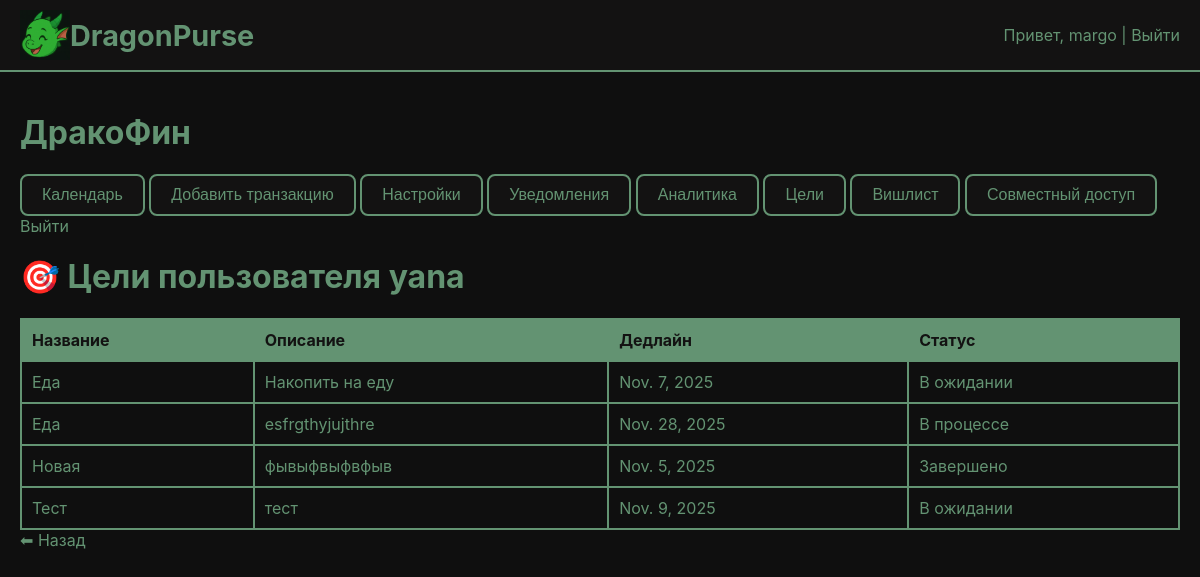
The app's page /shared/1/goals/ (signed in) with its own data.
### accounts/models.py (models this page shows, shortened)
class Goal(models.Model):
    STATUS_CHOICES = [
        ('pending', 'В ожидании'),
        ('in_progress', 'В процессе'),
        ('completed', 'Завершено'),
    ]
    name = models.CharField(max_length=255, verbose_name='Название')
    description = models.TextField(verbose_name='Описание', blank=True)
    deadline = models.DateField(verbose_name='Дедлайн')
    status = models.CharField(max_length=20, choices=STATUS_CHOICES, default='pending', verbose_name='Статус')

### accounts/views.py (the view)
# urls.py: path('shared/<int:user_id>/goals/', friend_goals, name='friend_goals'),
@login_required
def friend_goals(request, user_id):
    shared_access = get_object_or_404(
        SharedAccess,
        owner_id=user_id,
        shared_with=request.user,
        can_view_goals=True
    )
    goals = Goal.objects.filter(user_goals__user=shared_access.owner).distinct()
    return render(request, 'accounts/friend_goals.html', {
        'friend': shared_access.owner,
        'goals': goals
    })

### accounts/templates/accounts/friend_goals.html (shortened to what this page needs)
{% extends "accounts/base.html" %}
{% block content %}
 <div class="sidebar">
        <h1>ДракоФин</h1>
        <a href="{% url 'transaction_list' %}"><button>Календарь</button></a>
        <a href="{% url 'transaction_create' %}"><button>Добавить транзакцию</button></a>
        <a href="{% url 'settings' %}"><button>Настройки</button></a>
        <a href="{% url 'notifications_all' %}"><button>Уведомления</button></a>
        <a href="{% url 'analytics' %}"><button>Аналитика</button></a>
        <a href="{% url 'goals_list' %}"><button>Цели</button></a>
        <a href="{% url 'wishlist_list' %}"><button>Вишлист</button></a>
        <a href="{% url 'shared_users_list' %}"><button>Совместный доступ</button></a>
        <div class="logout">
            <a href="{% url 'logout' %}">Выйти</a>
        </div>
    </div>
<main>
<h1>🎯 Цели пользователя {{ friend.username }}</h1>
{% if goals %}
<table border="1" cellpadding="8" style="border-collapse:collapse;">
  <thead>
    <tr>
      <th>Название</th>
      <th>Описание</th>
      <th>Дедлайн</th>
      <th>Статус</th>
    </tr>
  </thead>
  <tbody>
    {% for goal in goals %}
    <tr>
      <td>{{ goal.name }}</td>
      <td>{{ goal.description }}</td>
      <td>{{ goal.deadline }}</td>
      <td>{{ goal.get_status_display }}</td>
    </tr>
    {% endfor %}
  </tbody>
</table>
{% else %}
<p>Нет доступных целей.</p>
{% endif %}
<a href="{% url 'shared_users_list' %}">⬅ Назад</a>
{% endblock %}

### accounts/templates/accounts/base.html (shortened to what this page needs)
{% load static %}
<!DOCTYPE html>
<html lang="ru">
<head>
    <link rel="stylesheet" href="{% static 'accounts/css/main.css' %}">
</head>
<body>
    <header>
        <h1>
            <img src="{% static 'accounts/img/happy_dragon_head.png' %}" width="50" height="50" alt="Счастливый дракончик">
            <a href="{% url 'dashboard' %}">DragonPurse</a>
        </h1>
        <div>
            Привет, {{ user.username }} | <a href="{% url 'logout' %}">Выйти</a>
        </div>
    </header>
    <div class="container">
        {% block content %}{% endblock %}
    </div>
</body>
</html>

### accounts/static/accounts/css/main.css (style rules this page uses)
body { font-family: "Inter", sans-serif; background-color: #0f0f0f; color: #639372; margin: 0; padding: 0; }
a { color: #639372; text-decoration: none; }
h1, h2, h3 { color: #639372; }
.container { max-width: 1200px; margin: 0 auto; padding: 20px; }
header { background-color: #131212; border-bottom: 2px solid #639372; padding: 10px 20px; display: flex; align-items: center; justify-content: space-between; }
header h1 { margin: 0; font-size: 1.8em; display: flex; align-items: center; }
button { background-color: #131212; color: #639372; border: 2px solid #639372; border-radius: 8px; padding: 10px 20px; font-size: 1em; cursor: pointer; transition: all 0.3s ease; }
table { width: 100%; border-collapse: collapse; margin-top: 20px; }
th, td { border: 2px solid #639372; padding: 10px; text-align: left; }
th { background-color: #639372; color: #131212; }

### records on screen
Goal: name "Еда", description "Накопить на еду", deadline "Nov. 7, 2025", status "В ожидании"
Goal: name "Еда", description "esfrgthyjujthre", deadline "Nov. 28, 2025", status "В процессе"
Goal: name "Новая", description "фывыфвыфвфыв", deadline "Nov. 5, 2025", status "Завершено"
Goal: name "Тест", description "тест", deadline "Nov. 9, 2025", status "В ожидании"

### other values on screen
{{ user.username }} "margo"
{{ friend.username }} "yana"
